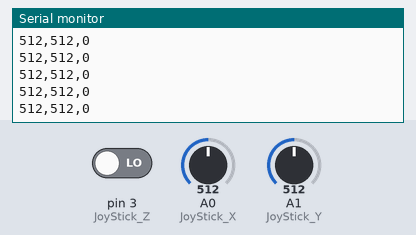
The sketch below on a simulated Arduino Uno, built with avr-gcc and run on an emulated ATmega328P. Parts: the last lines printed to the serial monitor. The inputs (shaded band) are chosen by the test bench; at power-on: A0 (JoyStick_X) = 512, A1 (JoyStick_Y) = 512, pin 3 (JoyStick_Z) LOW.

Above: at 1.2 s.
1.3 s: A0 (JoyStick_X) set to 716
At 1.31 s:
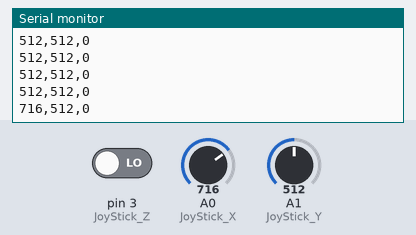
2.8 s: A1 (JoyStick_Y) set to 716
At 2.82 s:
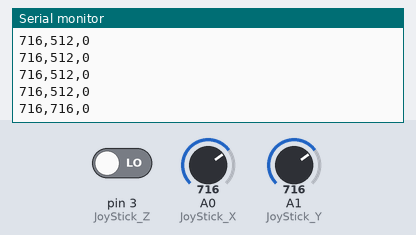
4.3 s: pin 3 (JoyStick_Z) driven HIGH
At 4.33 s:
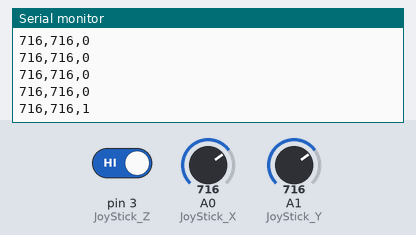
5.8 s: A0 (JoyStick_X) set to 900
At 5.84 s:
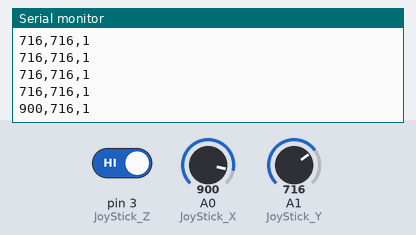
7.3 s: A1 (JoyStick_Y) set to 900
At 7.35 s:
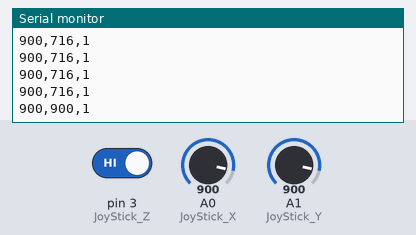
8.8 s: pin 3 (JoyStick_Z) driven LOW
At 8.86 s:
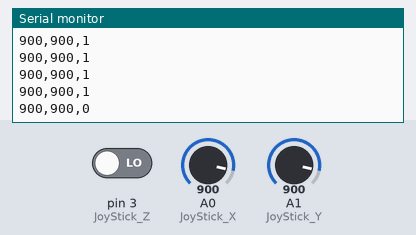
Timing chart, 0 to 11.3 s (numbered marks = the images above; inputs shaded):
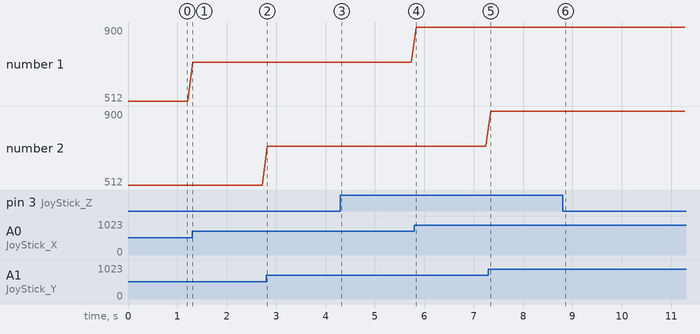

Measured:
- after the input at 1.3 s, the serial monitor: prints a new line at once (image 1)
- after the input at 2.8 s, the serial monitor: prints a new line at once (image 2)
- after the input at 4.3 s, the serial monitor: prints a new line at once (image 3)
- after the input at 5.8 s, the serial monitor: prints a new line at once (image 4)
- after the input at 7.3 s, the serial monitor: prints a new line after 0.05 s (image 5)
- after the input at 8.8 s, the serial monitor: prints a new line after 0.06 s (image 6)
- plotted number 1: 512 → 716 after the input at 1.3 s, 716 → 900 after the input at 5.8 s

The sketch:

joystick.ino
```cpp
int JoyStick_X = 0; // x
int JoyStick_Y = 1; // y
int JoyStick_Z = 3; // key

void setup ()
{
pinMode (JoyStick_X, INPUT);
pinMode (JoyStick_Y, INPUT);
pinMode (JoyStick_Z, INPUT);
Serial.begin (9600); // 9600 bps
}
void loop ()
{
int x, y, z;
x = analogRead (JoyStick_X);
y = analogRead (JoyStick_Y);
z = digitalRead (JoyStick_Z);
Serial.print (x, DEC);
Serial.print (",");
Serial.print (y, DEC);
Serial.print (",");
Serial.println (z, DEC);
delay (100);
}
```
